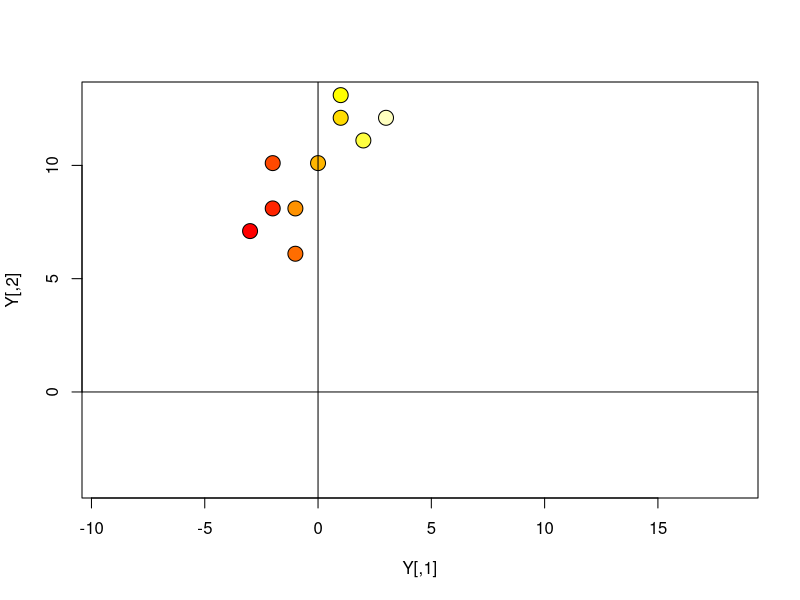
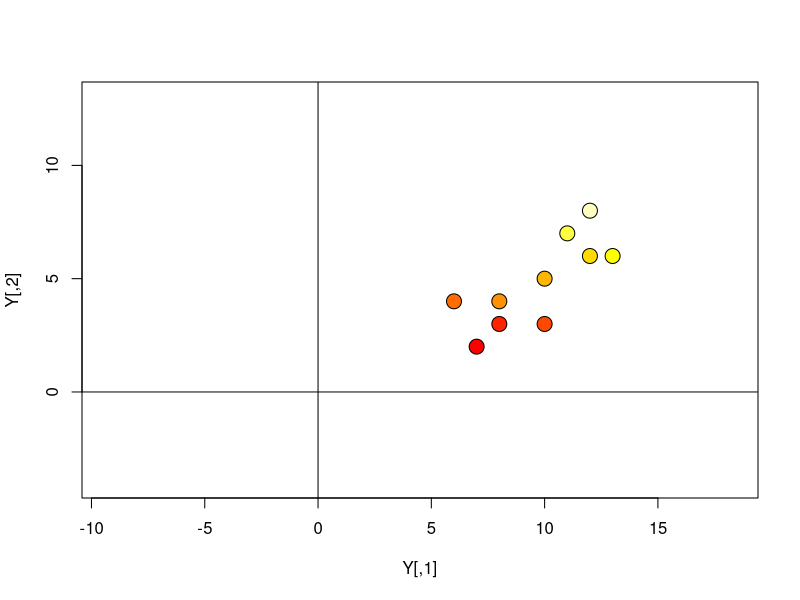
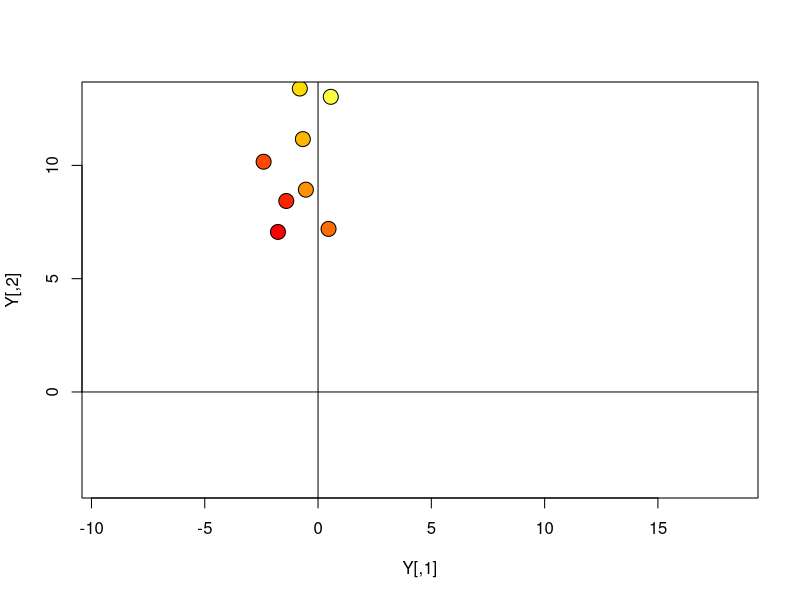
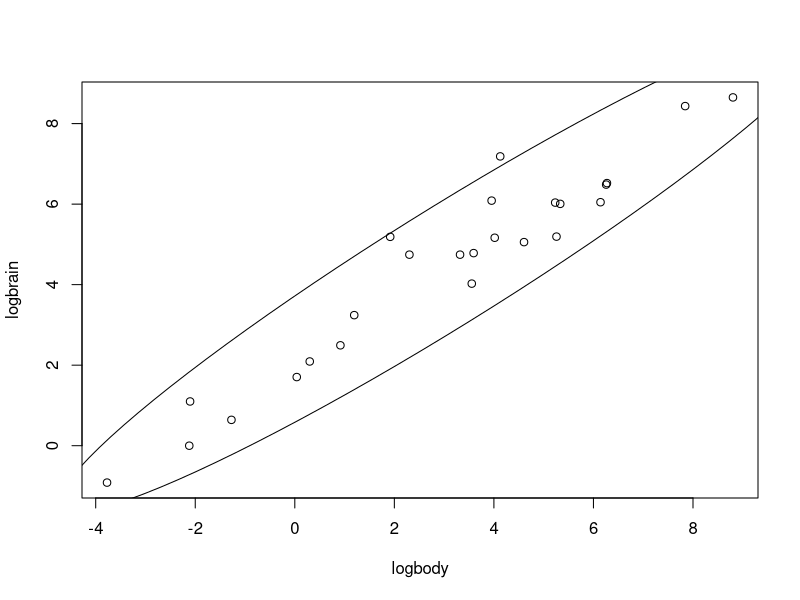
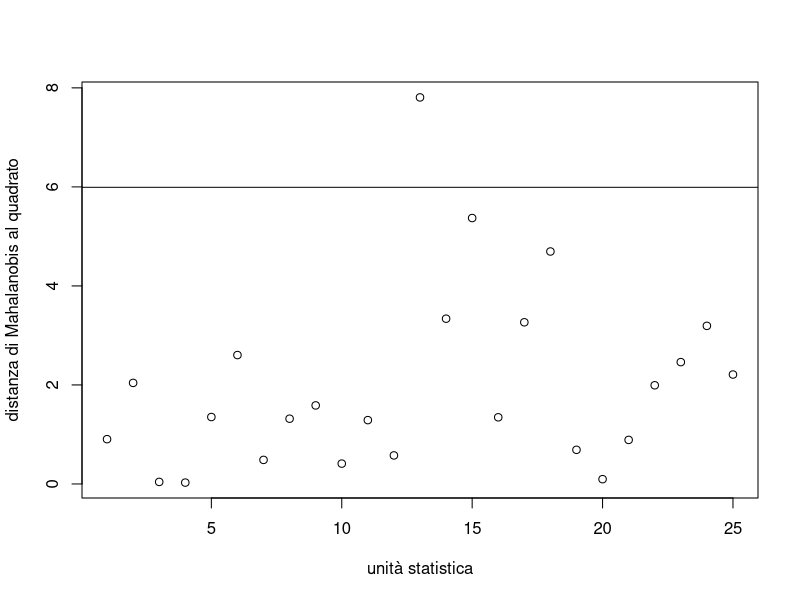

The R script that drew these images, in order:
## ---- chunk 1
knitr::opts_chunk$set(echo = TRUE)
## ---- chunk 2
X <- matrix(c(2,3,3,4,4,5,6,6,7,8,7,8,10,6,8,10,12,13,11,12),nrow=10,ncol=2)
n <- nrow(X)
p <- ncol(X)

( D2 = dist(X, method="euclidean") )
## ---- chunk 3
b = matrix(c(-5,0.1),ncol=1)
one.n = matrix(rep(1,n),ncol=1)
Y = X + one.n%*%t(b)

plot(Y,xlim=c(-4,13),ylim=c(-4,13),asp=1,
     bg=heat.colors(n),pch=21,cex=2)
abline(h=0)
abline(v=0)

# verifico che è 0
m = sqrt(2)
sum( dist(Y, method="minkowski", p=m) - dist(X, method="minkowski", p=m) )
## ---- chunk 4
A=matrix(c(0,1,1,0),2,2)
Y = X%*%t(A)

plot(Y,xlim=c(-4,13),ylim=c(-4,13),asp=1,
     bg=heat.colors(n),pch=21,cex=2)
abline(h=0)
abline(v=0)

# verifico che è 0
sum( dist(Y, method="euclidean") - D2 )

## ---- chunk 5
gradi = 30
theta = (pi/180)*gradi
A = matrix(c(cos(theta), -sin(theta), sin(theta), cos(theta)),byrow=T,2,2)

Y = X%*%t(A)

plot(Y,xlim=c(-4,13),ylim=c(-4,13),asp=1,
     bg=heat.colors(n),pch=21,cex=2)
abline(h=0)
abline(v=0)

# verifico che è 0
sum( dist(Y, method="euclidean") - D2 )

# verifico che non è  0
sum( dist(Y, method="manhattan") - dist(X, method="manhattan")  )

## ---- chunk 6
require("MASS")
X = as.matrix( log(Animals[-c(6,16,26),]) )
colnames(X) = c("logbody","logbrain")
n = nrow(X)
p = ncol(X)

# vettore medie
xbar = matrix(colMeans(X), nrow=p, ncol=1)
# matrice di var/cov
S = var(X) * ((n-1)/n)

# ellisse
require(ellipse)
plot(X)
lines(ellipse(S,centre = t(xbar), t = 2.447))
## ---- chunk 7
# matrice inversa
InvS = solve(S)

# distanza di Mahalanobis al quadrato per la prima osservazione
t(X[1,] - xbar) %*% InvS %*% (X[1,] - xbar)

# quadrato della distanza di Mahalanobis per le n osservazioni
dM2 = apply(X,MARGIN=1, function(u) t(u-xbar) %*% InvS %*% (u - xbar) )

# quantile 0.95 di una distribuzione Chi-quadrato con p=2 gradi di libertà
q.95 = qchisq(0.95, df=2)

# grafico 
plot(dM2, xlab="unità statistica", ylab="distanza di Mahalanobis al quadrato")
abline(h=q.95)

# individuo la riga corrispondente all'outlier
which(dM2 > q.95)

# valore atteso di outliers 
n * 0.05
## ---- chunk 8
# dati centrati
Xtilde <- scale(X,center=TRUE,scale=FALSE)

# S^(1/2)
eigenS = eigen(S)
InvSqrtS = eigenS$vectors %*% diag(eigenS$values^(-1/2)) %*% t(eigenS$vectors) 

# dati ortogonalizzati
Ztilde = Xtilde %*% InvSqrtS 

# quadrato della distanza Euclidea dall'origine
dE2.Ztilde = apply(Ztilde,MARGIN=1, function(u) t(u) %*% u )

# verifico che la somma delle differenze è 0
sum(dE2.Ztilde  - dM2)
## ---- chunk 9

Y = X
Y[,"logbody"] = X[,"logbody"] + log(1000)
n = nrow(Y)
p = ncol(Y)

# vettore medie
ybar = matrix(colMeans(Y), nrow=p, ncol=1)
# matrice di var/cov
S.Y = var(Y) * ((n-1)/n)

# matrice inversa
InvS.Y = solve(S.Y)

# distanza di Mahalanobis al quadrato per tutte le osservazioni
dM2.Y = apply(Y,MARGIN=1, function(u) t(u-ybar) %*% InvS.Y %*% (u - ybar) )

# verifico che la somma delle differenze è 0
sum(dM2.Y - dM2)
